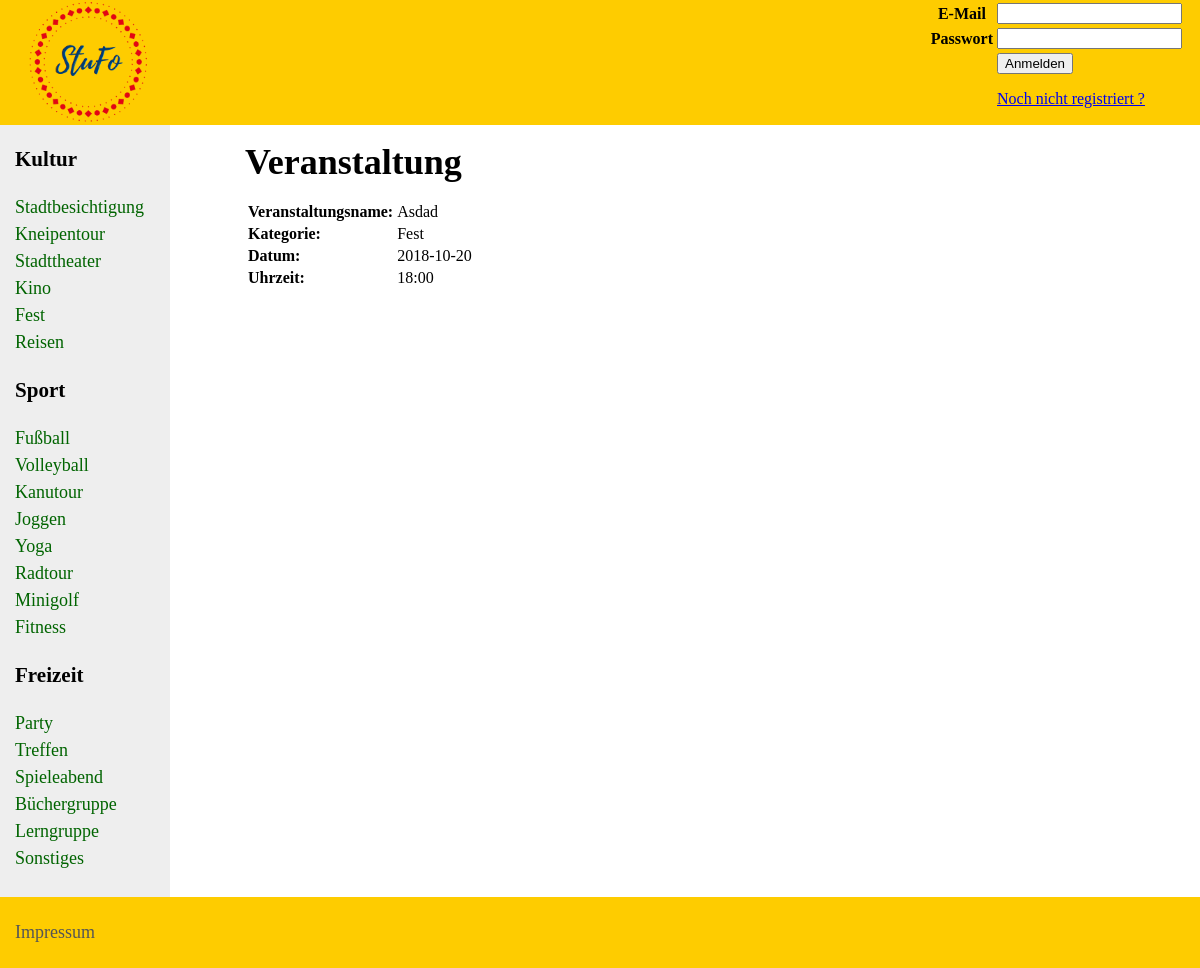
The page /Veranstaltung.php?page=3 on the database its author committed.
### tables this page shows
CREATE TABLE `veranstaltung` (
  `VeranstaltungsID` bigint(255) NOT NULL,
  `Ersteller` bigint(255) NOT NULL,
  `Kategorie` bigint(255) NOT NULL,
  `Veranstaltungsname` varchar(40) NOT NULL,
  `Datum` date NOT NULL,
  `Uhrzeit` time(6) NOT NULL,
  `Beschreibung` text NOT NULL,
  `Teilnehmerzahl` int(11) NOT NULL,
  `Ort` varchar(250) NOT NULL
);

CREATE TABLE `kategorie` (
  `KategorieID` bigint(255) NOT NULL,
  `Bezeichnung` varchar(40) NOT NULL
);

### Loginverwaltung.php (called while the page is built, shortened)
<?php
function logged_in()
{
    $con = mysqli_connect('localhost', 'test', '12345678', 'SVF') or die(mysql_error());
    $session = session_id();
    $sql = "SELECT BenutzerID
    FROM benutzer
    WHERE Session = '$session'
    LIMIT 1";
    $result = mysqli_query($con, $sql);
    return (mysqli_num_rows($result) == 1);
}
?>

### Veranstaltung.php (the view, shortened to what this page needs)
<?php
include 'Loginverwaltung.php';
$con = mysqli_connect('localhost', 'test', '12345678', 'SVF') or die(mysql_error());
if (isset($_GET["page"])) {
    $veranstaltungsid = $_GET['page'];
    $sql = "SELECT * FROM veranstaltung v
    JOIN kategorie k ON v.Kategorie=KategorieID
    WHERE v.VeranstaltungsID = '$veranstaltungsid'
    LIMIT 1";
    $result = mysqli_query($con, $sql);
    if (mysqli_num_rows($result) == 1) {
        $veranstaltung = mysqli_fetch_assoc($result);
        $veranstaltungsname = $veranstaltung['Veranstaltungsname'];
        $kategorie = $veranstaltung['Bezeichnung'];
        $datum = $veranstaltung['Datum'];
        $uhrzeit = $veranstaltung['Uhrzeit'];
    }
}
?>
<html>
<head>
</head>
<body>
	<header id="header">
		<div class="innertube">
			<a href='Index.php'><img src="neu.png"
				alt="Studentenveranstaltungsforum" width="150" height="135"></a>
			<div style="float: right;">
		<?php
if (logged_in() == false) {
    ?>
	<form action="Login.php" method="post">
					<table>
						<tbody>
							<tr>
								<th><label for="email">E-Mail</label></th>
								<td><input id="email" name="email"></td>
							</tr>
							<tr>
								<th><label for="pass">Passwort</label></th>
								<td><input id="pass" name="pass" type="password"></td>
							</tr>
							<tr>
								<td></td>
								<td>
									<button type="submit" id="login" name="login" value="Einloggen">Anmelden</button>
									<p>
										<a href="Registrierung.php">Noch nicht registriert ?</a>
									</p>
								</td>
							</tr>
						</tbody>
					</table>
				</form>
<?php
}
?>
							</div>
		</div>
	</header>
	<div id="wrapper">
		<main>
		<div id="content">
			<div class="innertube">
				<h1>Veranstaltung</h1>
						<?php
    if (isset($_GET["page"])) {
        ?>
					<table>
					<tr>
						<th><label for="name">Veranstaltungsname:</label>
						<td>
							<?php echo $veranstaltungsname  ?>
							</td>
						</th>
					</tr>
					<tr>
						<th ALIGN="LEFT">Kategorie:
						<td>
							<?php echo $kategorie  ?>
							</td>
							</th>
					</tr>
					<tr>
						<th ALIGN="LEFT">Datum:
						<td>
							<?php echo $datum ?>
							</td>
						</th>
						<td></td>
					</tr>
					<tr>
						<th ALIGN="LEFT">Uhrzeit:
						<td>
							<?php echo substr($uhrzeit, 0,5) ?>
						</th>
				</table>
<?php
    }
    ?>
					</div>
		</div>
		</main>
		<nav id="nav">
			<div class="innertube">
				<h3>Kultur</h3>
				<ul>
					<li><a href="Index.php?page=14">Stadtbesichtigung</a></li>
					<li><a href="Index.php?page=8">Kneipentour</a></li>
					<li><a href="Index.php?page=15">Stadttheater</a></li>
					<li><a href="Index.php?page=7">Kino</a></li>
					<li><a href="Index.php?page=2">Fest</a></li>
					<li><a href="Index.php?page=13">Reisen</a></li>
				</ul>
				<h3>Sport</h3>
				<ul>
					<li><a href="Index.php?page=4">Fu&szlig;ball</a></li>
					<li><a href="Index.php?page=18">Volleyball</a></li>
					<li><a href="Index.php?page=6">Kanutour</a></li>
					<li><a href="Index.php?page=5">Joggen</a></li>
					<li><a href="Index.php?page=19">Yoga</a></li>
					<li><a href="Index.php?page=12">Radtour</a></li>
					<li><a href="Index.php?page=10">Minigolf</a></li>
					<li><a href="Index.php?page=12">Fitness</a></li>
				</ul>
				<h3>Freizeit</h3>
				<ul>
					<li><a href="Index.php?page=11">Party</a></li>
					<li><a href="Index.php?page=17">Treffen</a></li>
					<li><a href="Index.php?page=16">Spieleabend</a></li>
					<li><a href="Index.php?page=1">Büchergruppe</a></li>
					<li><a href="Index.php?page=9">Lerngruppe</a></li>
					<li><a href="Index.php?page=20">Sonstiges</a></li>
				</ul>
			</div>
		</nav>
	</div>
	<footer id="footer">
		<div class="innertube">
			<p>Impressum</p>
		</div>
	</footer>
</body>
</html>

### Veranstaltung.php (style rules this page uses)
body { margin: 0; padding: 0; font-family: fantasy; line-height: 1.5em; font-size: large; }
table { height: auto; width: auto; }
#header { background: #fecc00; height: 125px; }
main { padding-bottom: 10010px; margin-bottom: -10000px; float: left; width: 100%; }
#nav { padding-bottom: 10010px; margin-bottom: -10000px; float: left; width: 170px; margin-left: -100%; background: #eee; }
#footer { clear: left; width: 100%; background: #fecc00; text-align: left; padding: 4px 0; }
#wrapper { overflow: hidden; }
#content { margin-left: 230px; }
.innertube { margin: 15px; margin-top: 0; }
p { color: #555; }
nav ul { list-style-type: none; margin: 0; padding: 0; }
nav ul a { color: darkgreen; text-decoration: none; }

### rows shown on the page
veranstaltung: Veranstaltungsname "Asdad", Kategorie.Bezeichnung "Fest", Datum "2018-10-20", Uhrzeit "18:00"
